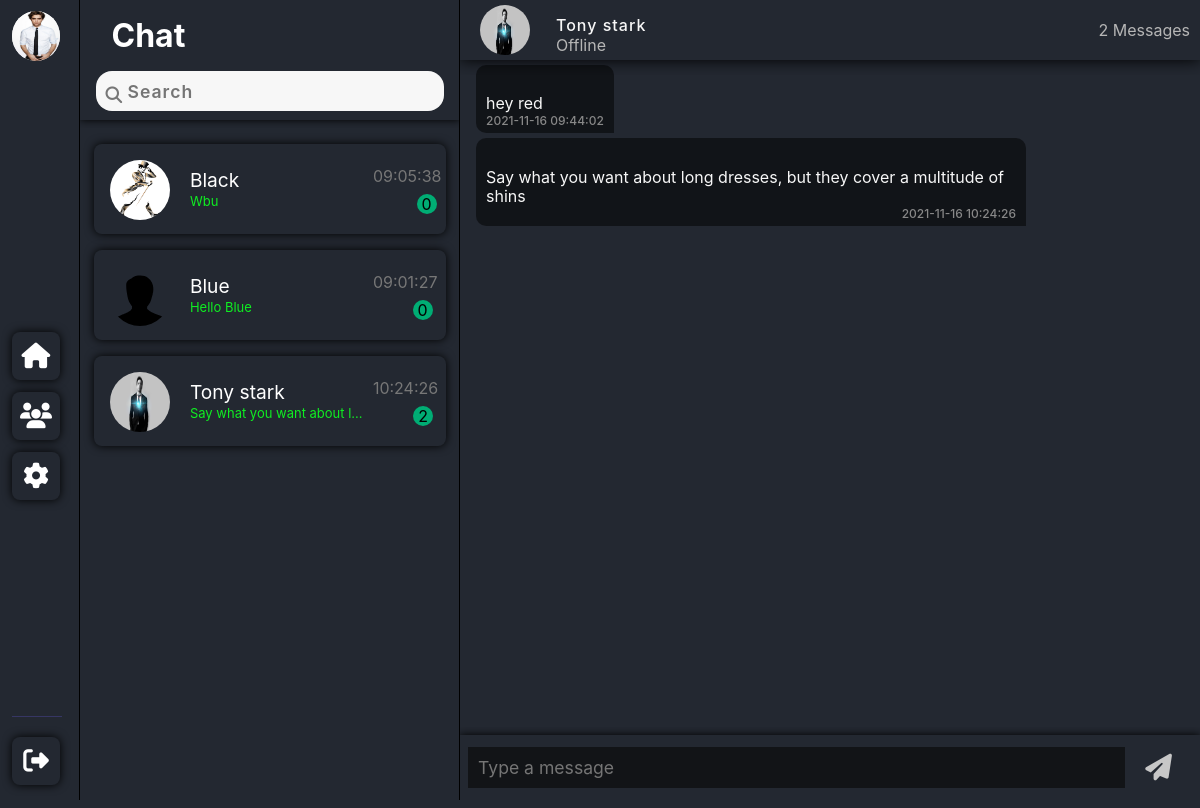
Page /php/chat.php?user_id=25 (signed in) on the committed database.
### tables this page shows
CREATE TABLE `users` (
  `user_id` int(7) NOT NULL,
  `name` varchar(255) NOT NULL,
  `email_id` varchar(255) NOT NULL,
  `password` varchar(255) NOT NULL,
  `login` int(1) DEFAULT NULL,
  `bio` varchar(1023) DEFAULT NULL,
  `dob` date DEFAULT NULL,
  `gender` varchar(10) DEFAULT NULL,
  `country` varchar(255) DEFAULT NULL,
  `user_profile` varchar(255) NOT NULL DEFAULT 'default_pic.svg'
);

CREATE TABLE `users_chat` (
  `msg_id` int(11) NOT NULL,
  `sender_id` int(10) NOT NULL,
  `receiver_id` int(10) NOT NULL,
  `msg_content` varchar(1023) NOT NULL,
  `msg_status` text NOT NULL,
  `msg_date` timestamp NOT NULL DEFAULT current_timestamp() ON UPDATE current_timestamp()
);

### php/chat.php (the view, shortened to what this page needs)
<!DOCTYPE html>
<?php
$email = $_SESSION['email'];
include 'connectdb.php';
$get_user = "SELECT * FROM users WHERE email_id='$email'";
$qry = mysqli_query($link, $get_user);
$row = mysqli_fetch_array($qry);
$user_id = $row['user_id'];
?>
<?php
if (isset($_GET['user_id'])) {
    $receiver_id = $_GET['user_id'];
    $qry = "SELECT * FROM users WHERE user_id='$receiver_id'";
    $result = mysqli_query($link, $qry);
    $row = mysqli_fetch_array($result);
    $receiver_name = $row['name'];
    $receiver_profile_pic = $row['user_profile'];
    $receiver_login = $row['login'];
    if ($receiver_login == 1) {
        $state = 'Online';
    } else {
        $state = 'Offline';
    }
    $total_messages = "SELECT * FROM users_chat WHERE (sender_id='$user_id' AND receiver_id='$receiver_id') OR (sender_id='$receiver_id' AND receiver_id='$user_id')";
    $run_query = mysqli_query($link, $total_messages) or die("Unable to count messages");
    $total = mysqli_num_rows($run_query);
}
?>
<html lang="en">
<head>
    <link rel="stylesheet" href="../css/chat.css" />
    <link rel="stylesheet" href="../css/global.css" />
</head>
<body>
    <div class="container chat-page-container">
        <?php include 'sidebar.php';?>
        <?php include 'userlist.php';?>
        <div class="chat">
            <div class="chat-header">
                <div class="left">
                    <?php
$user_id = $_SESSION['logged_in_user_id'];
echo "<img src=" . "../uploads/" . $receiver_profile_pic . " class='pp'>
    <div class='name-status'>
       <h1> $receiver_name  </h1>
        <span class='user-status'>$state</span>
    </div>";
?>
                </div>
                <div class="right">
                    <?php
echo $total;
if ($total == 1) {
    echo " Message";
} else {
    echo " Messages";
}
?>
                </div>
            </div>
            <div class="chat-box">
                <?php
$qry = "SELECT * FROM users_chat WHERE (sender_id='$user_id' AND receiver_id='$receiver_id') OR (sender_id='$receiver_id' AND receiver_id='$user_id') ORDER BY msg_id";
$result = mysqli_query($link, $qry) or die('Failed to load messages');
while ($row = mysqli_fetch_array($result)) {
    $sender_userid = $row['sender_id'];
    $receiver_userid = $row['receiver_id'];
    $msg_content = $row['msg_content'];
    $msg_status = $row['msg_status'];
    $msg_date = $row['msg_date'];
    if ($sender_userid == $user_id && $receiver_userid == $receiver_id) {
        if ($msg_status == 'READ') {
            echo "<div class='chat-r'>
					<div class='sp'></div>
					<div class='mess mess-r'>
						<p>
                           $msg_content
						</p>
						<div class='check'>
							<span>$msg_date</span>
							<img src='../images/img/markread.png'>
						</div>
					</div>
				</div>";
        } else {
            echo "<div class='chat-r'>
                    <div class='sp'></div>
                    <div class='mess mess-r'>
                        <p>
                            $msg_content
                        </p>
                        <div class='check'>
                            <span>$msg_date</span>
                            <img src='../images/img/delivered.png'>
                        </div>
                    </div>
                </div>";
        }
    } else if ($sender_userid == $receiver_id && $receiver_userid == $user_id) {
        echo "<div class='chat-l'>
                <div class='mess'>
                    <p>
                        $msg_content
                    </p>
                    <div class='check'>
                        <span>$msg_date</span>
                    </div>
                </div>
                <div class='sp'></div>
            </div>";
    }
}
?>
            </div>
            <form method="POST">
                <div class="chat-footer">
                    <textarea name="message" class="autoExpand" rows='1' data-min-rows='1'
                        placeholder="Type a message"></textarea>
                    <button name="submit">
                        <i class="fas fa-2x fa-paper-plane"></i>
                    </button>
                </div>
            </form>
        </div>
    </div>
</body>
</html>

### php/sidebar.php (shortened to what this page needs)
<?php
include 'connectdb.php';
$email = $_SESSION['email'];
$sql = "SELECT * FROM users WHERE `email_id` = '$email'";
$res = mysqli_query($link, $sql);
$r = mysqli_fetch_assoc($res);
?>
<!DOCTYPE html>
<html lang="en">
<head>
    <link rel="stylesheet" href="../css/global.css">
    <link rel="stylesheet" href="../css/sidebar.css">
</head>
<body>
    <div class="sidebar">
        <ul>
            <li>
                <a href="settings.php" id="sidebar_profile_pic">
                    <?php echo "<img src=" . "../uploads/" . $r['user_profile'] . " />" ?>
                </a>
            </li>
            <li>
                <a href="chat.php" class="s-btn">
                    <i class="fas fa-2x fa-home"></i>
                </a>
            </li>
            <li>
                <a href="find_user.php" class="s-btn">
                    <i class="fas fa-users"></i>
                </a>
            </li>
            <li>
                <a href="settings.php" class="settings s-btn">
                    <i class="fas fa-2x fa-cog"></i>
                </a>
            </li>
            <li>
                <a href="logout.php" class="signout s-btn">
                    <i class="fa fa-2x fa-sign-out"></i>
                </a>
            </li>
        </ul>
    </div>
</body>
</html>

### php/userlist.php (shortened to what this page needs)
<div class="chat-column">
    <div class="top">
        <div id="toprow">
            <h1 class="heading">Chat</h1>
        </div>
        <div class="search-bar">
            <input type="text" placeholder="Search" onkeyup="searchUser()" id="search-input"
                style=" margin: -1rem 0;" />
            <button type="submit" id="search-btn" style="top: 0px;">
            </button>
        </div>
    </div>
    <div class="chat-navbar-rows">
        <?php
include_once 'connectdb.php';
$email = $_SESSION['email'];
$query = "SELECT * FROM users WHERE email_id='$email'";
$result = mysqli_query($link, $query);
$row = mysqli_fetch_array($result);
$user = $row['user_id'];
$users = "SELECT DISTINCT receiver_id,u.user_id,u.name,u.user_profile,u.login FROM users_chat uc JOIN users u ON u.user_id=uc.receiver_id WHERE sender_id='$user'";
$run_user = mysqli_query($link, $users);
while ($row = mysqli_fetch_array($run_user)) {
    $user_id = $row['user_id'];
    $user_profile = $row['user_profile'];
    $name = $row['name'];
    $qry = "SELECT * FROM users_chat WHERE (sender_id='$user' AND receiver_id='$user_id') OR (sender_id='$user_id' AND receiver_id='$user') ORDER BY msg_id DESC LIMIT 1";
    $run_query = mysqli_query($link, $qry);
    $row = mysqli_fetch_assoc($run_query);
    $message = $row['msg_content'];
    $time = $row['msg_date'];
    $date = explode(' ', $time);
    $qry2 = "SELECT COUNT(*) AS count FROM users_chat where sender_id='$user_id' AND receiver_id='$user' AND msg_status='UNREAD'";
    $res = mysqli_query($link, $qry2);
    $row1 = mysqli_fetch_assoc($res);
    $count = $row1['count'];
    echo "<div class='row'>
    <img src=" . "../uploads/" . $user_profile . " />
    <div class='mid'>
    <h1 id='username'>
    <a style='color:white; text-decoration:none;' href='chat.php?user_id=$user_id'>$name</a>
    </h1>
    <p style='color:rgb(15, 238, 34);font-size:13px;' class='last-message'>$message</p>
    </div>
    <div class='right'>
    <p style='margin-right: -20px;position: relative;right: 15px;' class='last-message-time'>$date[1]</p>
    <p id='unread-message-count'>$count</p>
    </div>
    </div>";
}
$qry = "SELECT user_id FROM users WHERE email_id='$email'";
$res = mysqli_query($link, $qry);
$row = mysqli_fetch_array($res);
$user = $row['user_id'];
$users = "SELECT DISTINCT receiver_id,u.user_id,u.name,u.user_profile,u.login FROM users_chat uc JOIN users u ON u.user_id=uc.sender_id WHERE receiver_id='$user' AND u.user_id NOT IN (SELECT DISTINCT receiver_id FROM users_chat uc JOIN users u ON u.user_id=uc.receiver_id WHERE sender_id='$user')";
$run_user = mysqli_query($link, $users);
while ($row = mysqli_fetch_array($run_user)) {
    $user_id = $row['user_id'];
    $user_profile = $row['user_profile'];
    $name = $row['name'];
    $qry = "SELECT * FROM users_chat WHERE (sender_id='$user' AND receiver_id='$user_id') OR (sender_id='$user_id' AND receiver_id='$user') ORDER BY msg_id DESC LIMIT 1";
    $run_query = mysqli_query($link, $qry);
    $row = mysqli_fetch_assoc($run_query);
    $message = $row['msg_content'];
    $time = $row['msg_date'];
    $date = explode(' ', $time);
    $qry2 = "SELECT COUNT(*) AS count FROM users_chat where sender_id='$user_id' AND receiver_id='$user' AND msg_status='UNREAD'";
    $res = mysqli_query($link, $qry2);
    $row1 = mysqli_fetch_assoc($res);
    $count = $row1['count'];
    echo "<div class='row'>
    <img src=" . "../uploads/" . $user_profile . " />
    <div class='mid'>
    <h1 id='username'><a style='color:white; text-decoration:none;' href='chat.php?user_id=$user_id'>$name</a> </h1>
    <p style='color:rgb(15, 238, 34);font-size:13px;' class='last-message'>$message</p>
    </div>
    <div class='right'>
    <p style='margin-right: -20px;position: relative;right: 15px;' class='last-message-time'>$date[1]</p>
    <p id='unread-message-count'>$count</p>
    </div>
    </div>";
}
?>
    </div>
</div>

### css/global.css (style rules this page uses)
:root { --btn-blue-bg: #0088ff; --bg-primary: #232831; --absolute-black: #000; --border-color: slategrey; }
* { margin: 0; padding: 0; font-family: -apple-system, BlinkMacSystemFont, "Segoe UI", Roboto, Oxygen, Ubuntu, Cantarell, "Open Sans", "Helvetica Neue", sans-serif; box-sizing: border-box; }
html, body { margin: 0; height: 100vh; overflow: hidden; }
p::first-letter, h1::first-letter { text-transform: capitalize; }
button { border: none; background: transparent; }
a { text-decoration: none; }
li { list-style: none; }
.container { height: 100vh; width: 100vw; background: var(--bg-primary); }
.autoExpand { color: #d4d4d4; font-size: 1.1rem; font-weight: 400; padding: 10px; width: 100%; height: auto; max-height: 170px; border: none; overflow-y: scroll; overflow-x: hidden; background-color: #121316ef; resize: none; }
.search-bar { position: relative; margin: 1rem 0; display: flex; }
#search-input { border: none; height: 2.5rem; width: 100%; padding: 1rem 1rem 1rem 2rem; border-radius: 1rem; outline: none; font-size: 1.1rem; font-weight: 600; overflow-x: scroll; color: #495057; letter-spacing: 1px; background-color: #f7f7f7; }
#search-btn { position: absolute; left: 10px; top: 13px; z-index: 1; }

### css/sidebar.css (style rules this page uses)
.sidebar { width: 80px; height: 100vh; background-color: #232831; border-right: 1px solid rgb(0, 0, 0); }
.sidebar img { border-radius: 50%; width: 50px; height: 50px; background: #fff; }
.sidebar ul { list-style: none; margin: 0; padding: 0; display: flex; flex-direction: column; justify-content: space-between; padding: 0.75rem; border-radius: 10px; }
.sidebar li:last-child { position: absolute; top: 88vh; width: 50px; padding-top: 1.25rem; border-top: 1px solid #363664; }
.sidebar li:nth-child(2) { margin-top: 16rem; padding-top: 1rem; }
.sidebar li + li { margin-top: 0.75rem; }
.sidebar a { color: #fff; text-decoration: none; display: flex; align-items: center; justify-content: center; width: 3rem; height: 3rem; border-radius: 8px; position: relative; box-shadow: 0 0 10px #000; }
#sidebar_profile_pic { box-shadow: none; }
.sidebar a i { font-size: 1.6rem; }

### rows in the picture
users: user_profile (picture)
users: user_profile (picture), name "black", users_chat.msg_content "wbu", users_chat.msg_date "09:05:38", count "0"
users: user_profile (placeholder picture), name "blue", users_chat.msg_content "Hello Blue", users_chat.msg_date "09:01:27", count "0"
users: user_profile (picture), name "tony stark", users_chat.msg_content "Say what you want about l…", users_chat.msg_date "10:24:26", count "2", login "Offline"
users_chat: msg_content "hey red", msg_date "2021-11-16 09:44:02"
users_chat: msg_content "Say what you want about long dresses, but they cover a multitude of shins", msg_date "2021-11-16 10:24:26"

### other values in the picture
$total "2"
